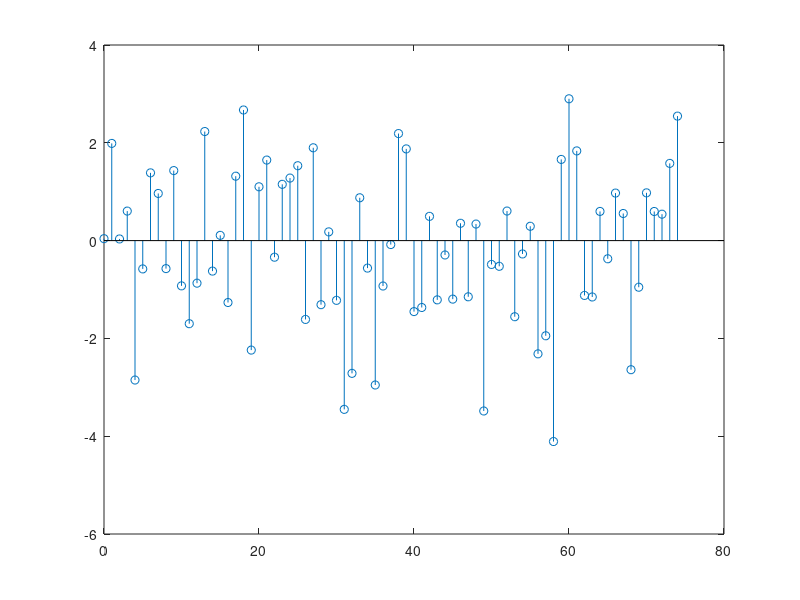

Write the MATLAB code that produced this figure.
a = -2;
b = 2;
r = (b-a).*rand(100,1) + a;
stem(0:99, r)

clf;
a = sqrt(3);
b = 0;
y = a.*randn(75,1) + b;
stem(0:74, y)